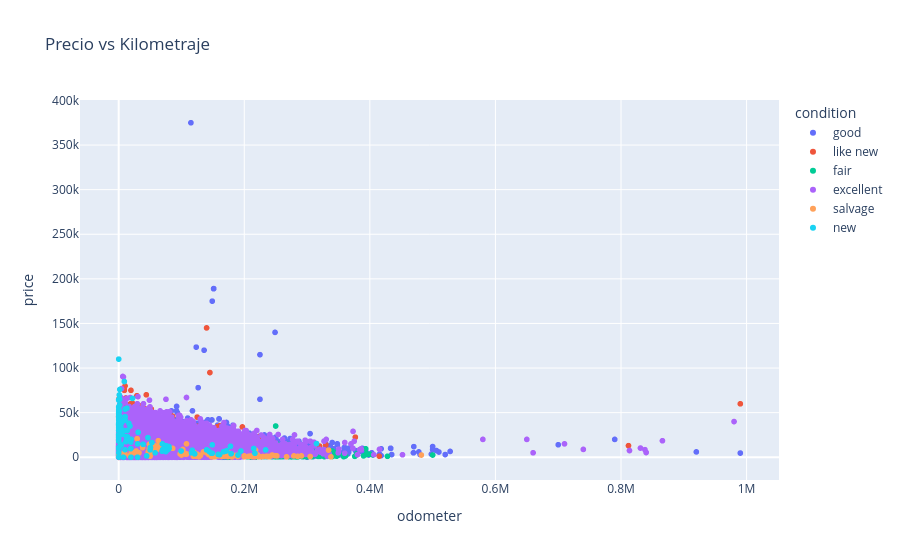

Notebook source saved alongside this figure:
### Code cell
# Gráfico de dispersión entre el odómetro (kilometraje) y el precio
fig = px.scatter(df, x="odometer", y="price", title="Precio vs Kilometraje", color="condition")
fig.show()

### Figure 1 — Plotly figure (JSON) as saved in the notebook; plotly's stock layout.template omitted (floating-point values rounded to 4 significant figures; data arrays with more than 128 entries replaced by an {"elided": "..."} marker saying what was removed)
{"data": [{"hovertemplate": "condition=good<br>odometer=%{x}<br>price=%{y}<extra></extra>", "legendgroup": "good", "marker": {"color": "#636efa", "symbol": "circle"}, "mode": "markers", "name": "good", "showlegend": true, "type": "scattergl", "x": {"elided": "20145 float values"}, "xaxis": "x", "y": {"elided": "20145 int values"}, "yaxis": "y"}, {"hovertemplate": "condition=like new<br>odometer=%{x}<br>price=%{y}<extra></extra>", "legendgroup": "like new", "marker": {"color": "#EF553B", "symbol": "circle"}, "mode": "markers", "name": "like new", "showlegend": true, "type": "scattergl", "x": {"elided": "4742 float values"}, "xaxis": "x", "y": {"elided": "4742 int values"}, "yaxis": "y"}, {"hovertemplate": "condition=fair<br>odometer=%{x}<br>price=%{y}<extra></extra>", "legendgroup": "fair", "marker": {"color": "#00cc96", "symbol": "circle"}, "mode": "markers", "name": "fair", "showlegend": true, "type": "scattergl", "x": {"elided": "1607 float values"}, "xaxis": "x", "y": {"elided": "1607 int values"}, "yaxis": "y"}, {"hovertemplate": "condition=excellent<br>odometer=%{x}<br>price=%{y}<extra></extra>", "legendgroup": "excellent", "marker": {"color": "#ab63fa", "symbol": "circle"}, "mode": "markers", "name": "excellent", "showlegend": true, "type": "scattergl", "x": {"elided": "24773 float values"}, "xaxis": "x", "y": {"elided": "24773 int values"}, "yaxis": "y"}, {"hovertemplate": "condition=salvage<br>odometer=%{x}<br>price=%{y}<extra></extra>", "legendgroup": "salvage", "marker": {"color": "#FFA15A", "symbol": "circle"}, "mode": "markers", "name": "salvage", "showlegend": true, "type": "scattergl", "x": [216300.0, 285000.0, 120000.0, 164200.0, 229700.0, 175000.0, 334200.0, 482000.0, 249000.0, 154100.0, 251900.0, 219700.0, 218000.0, 128000.0, 221200.0, 64050.0, NaN, NaN, 108000.0, 142000.0, 57500.0, 0.0, 63000.0, 38000.0, 116600.0, 0.0, NaN, 9621.0, 97800.0, NaN, 150000.0, 17080.0, 48500.0, 130200.0, 200000.0, 8900.0, NaN, 174000.0, 63400.0, 305000.0, 108000.0, 167000.0, 279000.0, NaN, 240500.0, 38000.0, 86000.0, 210000.0, 50000.0, 108000.0, 221000.0, 29330.0, 60920.0, NaN, 53890.0, 143300.0, 189000.0, NaN, 163000.0, 244400.0, 189400.0, 180000.0, NaN, 119000.0, 9621.0, 180800.0, 105000.0, 235300.0, 125000.0, 24500.0, 29330.0, 60920.0, 102200.0, NaN, 140200.0, NaN, 49680.0, 146000.0, 135000.0, 100000.0, 200000.0, 47000.0, 148000.0, NaN, 190000.0, 153000.0, 149000.0, 168000.0, 163.0, 201000.0, 28000.0, 124000.0, 291000.0, NaN, 102600.0, 338000.0, NaN, 212500.0, NaN, 32320.0, NaN, 180000.0, 54000.0, 158700.0, 100.0, 49000.0, 267400.0, 173000.0, 207000.0, 238200.0, 225000.0, 106300.0, 20000.0, NaN, 181500.0], "xaxis": "x", "y": [600, 1000, 5500, 999, 850, 5000, 8000, 2500, 1800, 1000, 1500, 1800, 8000, 580, 2700, 11000, 800, 800, 3800, 4100, 12900, 400, 18500, 13500, 5500, 900, 850, 4500, 3750, 22000, 800, 1700, 9450, 2000, 1500, 5000, 4000, 800, 13000, 800, 15000, 2950, 1500, 3500, 800, 10700, 9975, 1400, 1200, 3500, 800, 20750, 8750, 13200, 6750, 2950, 2495, 2400, 2700, 2500, 800, 1200, 1200, 1000, 4500, 500, 4700, 1000, 3500, 5200, 20750, 8750, 8725, 750, 5000, 1700, 3000, 3000, 6000, 2500, 700, 5990, 500, 2500, 2250, 650, 700, 1000, 1900, 600, 7000, 1000, 1500, 7000, 4800, 500, 2000, 700, 3000, 5000, 7000, 450, 9900, 1500, 5000, 14500, 500, 1500, 1000, 850, 500, 3500, 5000, 2900, 2700], "yaxis": "y"}, {"hovertemplate": "condition=new<br>odometer=%{x}<br>price=%{y}<extra></extra>", "legendgroup": "new", "marker": {"color": "#19d3f3", "symbol": "circle"}, "mode": "markers", "name": "new", "showlegend": true, "type": "scattergl", "x": {"elided": "143 float values"}, "xaxis": "x", "y": {"elided": "143 int values"}, "yaxis": "y"}], "layout": {"legend": {"title": {"text": "condition"}, "tracegroupgap": 0}, "title": {"text": "Precio vs Kilometraje"}, "xaxis": {"anchor": "y", "domain": [0, 1], "title": {"text": "odometer"}}, "yaxis": {"anchor": "x", "domain": [0, 1], "title": {"text": "price"}}}}
